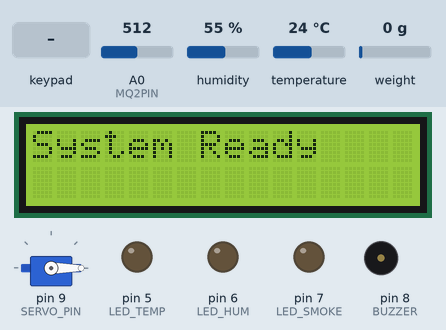
Recording of a sketch running on a simulated Arduino Mega 2560, built with avr-gcc and run on an emulated ATmega2560. Shown: servo, 16×2 character LCD, output pins drawn as LEDs (lit = HIGH), buzzer (waves = sounding, pin HIGH). The test bench sets the inputs (shaded band); at power-on: weight on the scale 0 g, humidity 55 %, A0 (MQ2PIN) = 512, temperature 24 °C. What the sketch prints to the serial monitor is not drawn.

Above: at 1.1 s.
At 3.2 s:
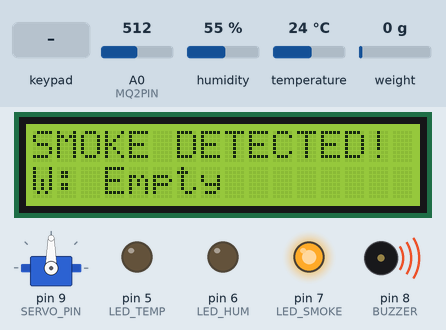
3.3 s: weight on the scale set to 93 g
6.3 s: weight on the scale set to 104 g
At 8.1 s:
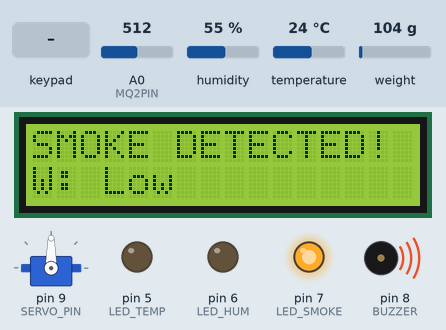
9.3 s: weight on the scale set to 923 g
12.3 s: weight on the scale set to 1065 g
At 13.1 s:
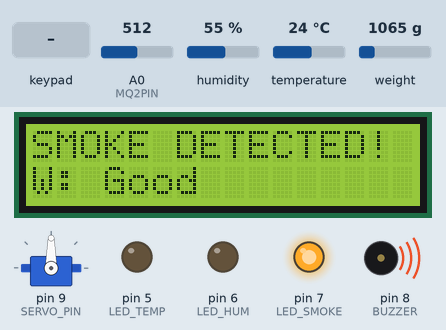
15.3 s: key '#' pressed
At 18.6 s:
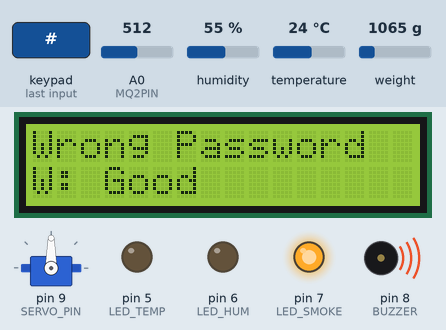
22.1 s: humidity set to 68 %
28.9 s: humidity set to 72 %
At 32.6 s:
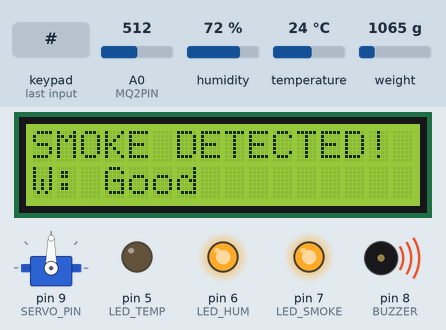
Timing chart, 0 to 33.9 s (numbered marks = the images above; inputs shaded):
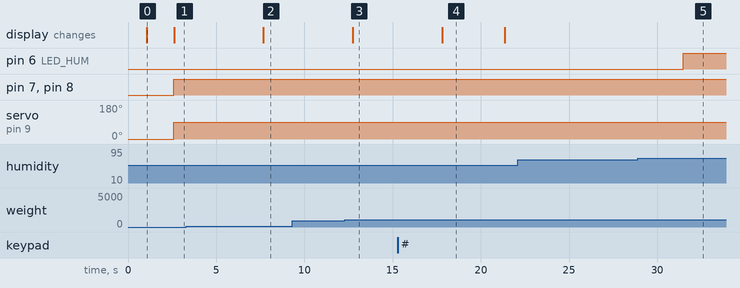

Measured:
- the behaviour switches between 99 and 100 g on weight on the scale (found by bisection; images 1 and 2)
- the behaviour switches between 999 and 1000 g on weight on the scale (found by bisection; images 2 and 3)
- the behaviour switches between 70 and 71 % on humidity (found by bisection; images 4 and 5)
- after the input at 3.3 s, every drawn part: stays the same
- after the input at 6.3 s, the display: changes after 1.4 s (image 2)
- after the input at 9.3 s, every drawn part: stays the same
- after the input at 12.3 s, the display: changes after 0.44 s (image 3)
- after the input at 15.3 s, the display: changes after 2.5 s (image 4)
- after the input at 22.1 s, every drawn part: stays the same
- after the input at 28.9 s, pin 6 (LED_HUM): LOW → HIGH after 2.6 s

The sketch:

DLD_project.ino
```cpp
#include <DHT.h>
#include <Servo.h>
#include <Keypad.h>
#include <Wire.h>
#include <LiquidCrystal_I2C.h>
#include "HX711.h"

// PIN DEFINITIONS
#define DHTPIN 4
#define DHTTYPE DHT22
#define MQ2PIN A0
#define LDRPIN A1
#define SERVO_PIN 9
#define LED_TEMP 5
#define LED_HUM 6
#define LED_SMOKE 7
#define BUZZER 8
#define LOADCELL_DOUT 2
#define LOADCELL_SCK 3

// THRESHOLDS
const int SMOKE_THRESHOLD = 400; // Adjust based on environment
const float HUMIDITY_LIMIT = 70.0;
const char* SECRET_CODE = "1234";

// INITIALIZATION
DHT dht(DHTPIN, DHTTYPE);
Servo doorServo;
LiquidCrystal_I2C lcd(0x27, 16, 2); // Address 0x27 or 0x3F
HX711 scale;

// KEYPAD SETUP
const byte ROWS = 4;
const byte COLS = 4;
char keys[ROWS][COLS] = {
  {'1','2','3','A'},
  {'4','5','6','B'},
  {'7','8','9','C'},
  {'*','0','#','D'}
};
byte rowPins[ROWS] = {22, 23, 24, 25};
byte colPins[COLS] = {26, 27, 28, 29};
Keypad keypad = Keypad(makeKeymap(keys), rowPins, colPins, ROWS, COLS);

String inputCode = "";
bool smokeActive = false;

void setup() {
  Serial.begin(9600);
  dht.begin();
  doorServo.attach(SERVO_PIN);
  doorServo.write(0); // Door Closed

  pinMode(LED_TEMP, OUTPUT);
  pinMode(LED_HUM, OUTPUT);
  pinMode(LED_SMOKE, OUTPUT);
  pinMode(BUZZER, OUTPUT);

  lcd.init();
  lcd.backlight();

  scale.begin(LOADCELL_DOUT, LOADCELL_SCK);
  scale.set_scale(420.0); // Calibrate this value for your specific load cell
  scale.tare();           // Reset scale to 0

  lcd.print("System Ready");
  delay(1000);
}

void loop() {
  // 1. READ SENSORS
  float h = dht.readHumidity();
  float t = dht.readTemperature();
  int smokeVal = analogRead(MQ2PIN);
  long weight = scale.get_units(5); // Average of 5 readings
  if (weight < 0) weight = 0;

  // 2. SMOKE LOGIC (Priority)
  if (smokeVal > SMOKE_THRESHOLD) {
    smokeActive = true;
    digitalWrite(LED_SMOKE, HIGH);
    digitalWrite(BUZZER, HIGH);
    doorServo.write(90); // Emergency Open
    lcd.setCursor(0, 0);
    lcd.print("SMOKE DETECTED!");
  } else {
    smokeActive = false;
    digitalWrite(LED_SMOKE, LOW);
    // Buzzer might still be on due to high temp, handled below
  }

  // 3. TEMPERATURE & HUMIDITY LOGIC
  // Temperature LED
  if (t > 30) digitalWrite(LED_TEMP, HIGH);
  else digitalWrite(LED_TEMP, LOW);

  // Humidity LED
  if (h > HUMIDITY_LIMIT) digitalWrite(LED_HUM, HIGH);
  else digitalWrite(LED_HUM, LOW);

  // Temperature Buzzer (Above 35)
  if (t > 35 || smokeActive) digitalWrite(BUZZER, HIGH);
  else digitalWrite(BUZZER, LOW);

  // 4. WEIGHT LOGIC (LCD Display)
  lcd.setCursor(0, 1);
  if (weight < 100) lcd.print("W: Empty   ");
  else if (weight < 1000) lcd.print("W: Low     ");
  else if (weight < 4000) lcd.print("W: Good    ");
  else lcd.print("W: Max     ");

  // 5. KEYPAD LOGIC (Door Control)
  char key = keypad.getKey();
  if (key) {
    if (key == '#') { // Press # to submit
      if (inputCode == SECRET_CODE) {
        if (!smokeActive) {
          lcd.setCursor(0,0);
          lcd.print("Access Granted ");
          doorServo.write(90);
          delay(3000);
          doorServo.write(0);
        }
      } else {
        lcd.setCursor(0,0);
        lcd.print("Wrong Password ");
        delay(1000);
      }
      inputCode = "";
    } else if (key == '*') { // Clear
      inputCode = "";
    } else {
      inputCode += key;
    }
  }

  // Debugging to Serial Monitor
  Serial.print("Temp: "); Serial.print(t);
  Serial.print(" Hum: "); Serial.print(h);
  Serial.print(" Smoke: "); Serial.println(smokeVal);

  delay(2000); // Small stability delay
}
```
